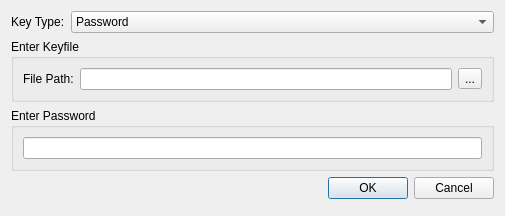
<?xml version="1.0" encoding="UTF-8"?>
<ui version="4.0">
 <class>GetPasswordDialog</class>
 <widget class="QDialog" name="GetPasswordDialog">
  <property name="geometry">
   <rect>
    <x>0</x>
    <y>0</y>
    <width>505</width>
    <height>216</height>
   </rect>
  </property>
  <property name="windowTitle">
   <string>Enter Key Info</string>
  </property>
  <layout class="QFormLayout" name="formLayout">
   <property name="fieldGrowthPolicy">
    <enum>QFormLayout::AllNonFixedFieldsGrow</enum>
   </property>
   <item row="0" column="0">
    <widget class="QLabel" name="label_2">
     <property name="text">
      <string>Key Type:</string>
     </property>
    </widget>
   </item>
   <item row="0" column="1">
    <widget class="QComboBox" name="comboBox">
     <item>
      <property name="text">
       <string>Password</string>
      </property>
     </item>
     <item>
      <property name="text">
       <string>Key file</string>
      </property>
     </item>
     <item>
      <property name="text">
       <string>Key file + Password</string>
      </property>
     </item>
    </widget>
   </item>
   <item row="2" column="0" colspan="2">
    <widget class="QGroupBox" name="gb_password">
     <property name="title">
      <string>Enter Password</string>
     </property>
     <layout class="QVBoxLayout" name="verticalLayout">
      <item>
       <widget class="QLineEdit" name="le_password">
        <property name="echoMode">
         <enum>QLineEdit::Password</enum>
        </property>
       </widget>
      </item>
     </layout>
    </widget>
   </item>
   <item row="3" column="0" colspan="2">
    <widget class="QDialogButtonBox" name="buttonBox">
     <property name="orientation">
      <enum>Qt::Horizontal</enum>
     </property>
     <property name="standardButtons">
      <set>QDialogButtonBox::Cancel|QDialogButtonBox::Ok</set>
     </property>
    </widget>
   </item>
   <item row="1" column="0" colspan="2">
    <widget class="QGroupBox" name="gb_keyfile">
     <property name="title">
      <string>Enter Keyfile</string>
     </property>
     <layout class="QHBoxLayout" name="horizontalLayout">
      <item>
       <widget class="QLabel" name="label">
        <property name="text">
         <string>File Path:</string>
        </property>
       </widget>
      </item>
      <item>
       <widget class="QLineEdit" name="le_keyfile"/>
      </item>
      <item>
       <widget class="QToolButton" name="toolButton">
        <property name="focusPolicy">
         <enum>Qt::NoFocus</enum>
        </property>
        <property name="text">
         <string>...</string>
        </property>
       </widget>
      </item>
     </layout>
    </widget>
   </item>
  </layout>
 </widget>
 <tabstops>
  <tabstop>le_password</tabstop>
  <tabstop>le_keyfile</tabstop>
  <tabstop>comboBox</tabstop>
 </tabstops>
 <resources/>
 <connections>
  <connection>
   <sender>buttonBox</sender>
   <signal>accepted()</signal>
   <receiver>GetPasswordDialog</receiver>
   <slot>accept()</slot>
   <hints>
    <hint type="sourcelabel">
     <x>236</x>
     <y>206</y>
    </hint>
    <hint type="destinationlabel">
     <x>157</x>
     <y>69</y>
    </hint>
   </hints>
  </connection>
  <connection>
   <sender>buttonBox</sender>
   <signal>rejected()</signal>
   <receiver>GetPasswordDialog</receiver>
   <slot>reject()</slot>
   <hints>
    <hint type="sourcelabel">
     <x>304</x>
     <y>206</y>
    </hint>
    <hint type="destinationlabel">
     <x>286</x>
     <y>69</y>
    </hint>
   </hints>
  </connection>
  <connection>
   <sender>toolButton</sender>
   <signal>clicked()</signal>
   <receiver>GetPasswordDialog</receiver>
   <slot>_select_keyfile()</slot>
   <hints>
    <hint type="sourcelabel">
     <x>466</x>
     <y>80</y>
    </hint>
    <hint type="destinationlabel">
     <x>482</x>
     <y>109</y>
    </hint>
   </hints>
  </connection>
  <connection>
   <sender>comboBox</sender>
   <signal>currentIndexChanged(int)</signal>
   <receiver>GetPasswordDialog</receiver>
   <slot>_combobox_indexchanged(int)</slot>
   <hints>
    <hint type="sourcelabel">
     <x>151</x>
     <y>19</y>
    </hint>
    <hint type="destinationlabel">
     <x>198</x>
     <y>39</y>
    </hint>
   </hints>
  </connection>
 </connections>
 <slots>
  <slot>_select_keyfile()</slot>
  <slot>_combobox_indexchanged(int)</slot>
 </slots>
</ui>
